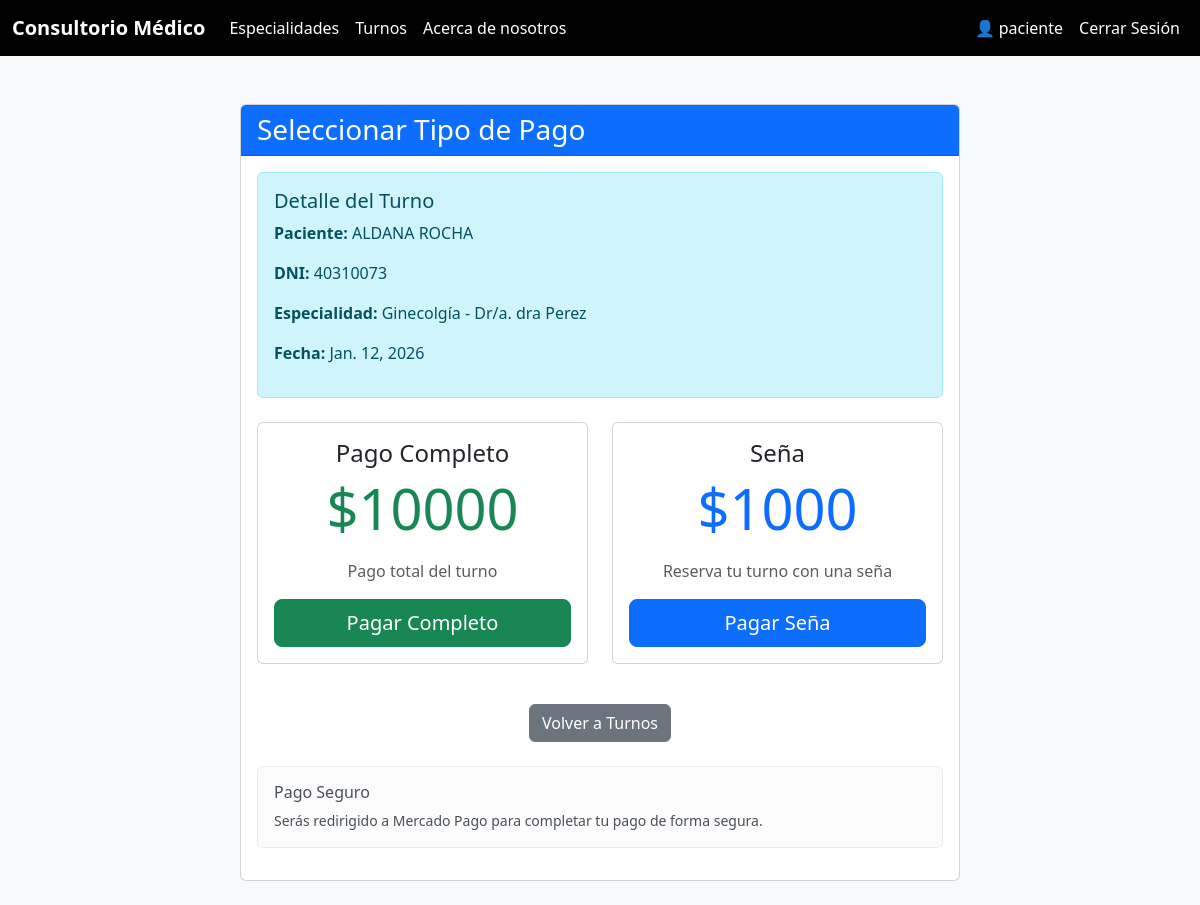
/turno/pago/25/ (signed in), run on the app's committed database.
### Turnos/models.py (models this page shows, shortened)
class Turno(models.Model):
    ESTADO_PAGO_CHOICES = [
        ('pendiente', 'Pendiente'),
        ('aprobado', 'Aprobado'),
        ('rechazado', 'Rechazado'),
        ('cancelado', 'Cancelado'),
    ]
    TIPO_PAGO_CHOICES = [
        ('completo', 'Pago Completo'),
        ('senia', 'Seña'),
    ]
    fecha = models.DateField(verbose_name="Fecha del turno")
    dni = models.IntegerField(verbose_name="DNI")
    obrasocial = models.CharField(max_length=100, null=True, blank=True, verbose_name="Obra Social")
    paciente = models.CharField(max_length=200, verbose_name="Paciente")
    email = models.EmailField(null=True, blank=True, verbose_name="Email")
    especialidad = models.ForeignKey(Especialidad, on_delete=models.CASCADE, related_name='turnos')
    usuario = models.ForeignKey(User, on_delete=models.SET_NULL, null=True, blank=True, related_name='turnos')
    pago_total = models.BooleanField(default=False, verbose_name="Pago Total")
    pago_senia = models.BooleanField(default=False, verbose_name="Pago Seña")
    tipo_pago = models.CharField(max_length=20, choices=TIPO_PAGO_CHOICES, blank=True, null=True, verbose_name="Tipo de Pago")  # ← AGREGAR ESTA LÍNEA
    monto_pagado = models.DecimalField(max_digits=10, decimal_places=2, null=True, blank=True, verbose_name="Monto Pagado")
    estado_pago = models.CharField(max_length=20, choices=ESTADO_PAGO_CHOICES, default='pendiente', verbose_name="Estado del Pago")
    preference_id = models.CharField(max_length=100, blank=True, null=True)
    payment_id = models.CharField(max_length=100, blank=True, null=True)
    fecha_creacion = models.DateTimeField(auto_now_add=True)
    fecha_actualizacion = models.DateTimeField(auto_now=True)
    activo = models.BooleanField(default=True, verbose_name="Activo")
    class Meta:
        verbose_name = 'Turno'
        verbose_name_plural = 'Turnos'
        ordering = ['-fecha', '-fecha_creacion']  # Más recientes primero
        permissions = [
            ("puede_ver_todos_turnos", "Puede ver todos los turnos"),
            ("puede_gestionar_turnos", "Puede gestionar turnos"),
        ]

### Especialidad/models.py (models this page shows)
class Especialidad(models.Model):
    tipo = models.CharField(max_length=100, verbose_name="Tipo de Especialidad")
    doctor = models.CharField(max_length=150, verbose_name="Doctor")
    activo = models.BooleanField(default=True, verbose_name="Activo")  # Para desactivar sin eliminar
    class Meta:
        verbose_name = "Especialidad"
        verbose_name_plural = "Especialidades"
        ordering = ['tipo']  # Ordenar alfabéticamente
        permissions = [
            ("puede_gestionar_especialidades", "Puede gestionar especialidades"),
        ]
    def __str__(self):
        return f'{self.tipo} - Dr/a. {self.doctor}'

### Turnos/views.py (the view, shortened to what this page needs)
# urls.py: path('pago/<int:turno_id>/', SeleccionarPagoView.as_view(), name='seleccionar_pago'),
class SeleccionarPagoView(LoginRequiredMixin, View):
    def get(self, request, turno_id):
        turno = get_object_or_404(Turno, id=turno_id)
        if not (request.user.is_superuser or request.user.is_staff):
            if turno.usuario != request.user and turno.email != request.user.email:
                messages.error(request, 'No tienes permiso para ver este turno.')
                return redirect('lista_turnos')
        from django.conf import settings
        context = {
            'turno': turno,
            'monto_completo': getattr(settings, 'MONTO_TURNO_COMPLETO', 5000),
            'monto_senia': getattr(settings, 'MONTO_SENIA', 1500)
        }
        return render(request, 'seleccionar_pago.html', context)

### Turnos/templates/seleccionar_pago.html (shortened to what this page needs)
{% extends 'base.html' %}
{% block content %}
<div class="container mt-5">
    <div class="row justify-content-center">
        <div class="col-md-8">
            <div class="card">
                <div class="card-header bg-primary text-white">
                    <h3 class="mb-0">Seleccionar Tipo de Pago</h3>
                </div>
                <div class="card-body">
                    <div class="alert alert-info">
                        <h5>Detalle del Turno</h5>
                        <p><strong>Paciente:</strong> {{ turno.paciente }}</p>
                        <p><strong>DNI:</strong> {{ turno.dni }}</p>
                        <p><strong>Especialidad:</strong> {{ turno.especialidad }}</p>
                        <p><strong>Fecha:</strong> {{ turno.fecha }}</p>
                    </div>
                    <form method="post">
                        <div class="row mt-4">
                            <div class="col-md-6 mb-3">
                                <div class="card h-100">
                                    <div class="card-body text-center">
                                        <h4 class="card-title">Pago Completo</h4>
                                        <p class="display-4 text-success">${{ monto_completo }}</p>
                                        <p class="text-muted">Pago total del turno</p>
                                        <button type="submit" name="tipo_pago" value="completo"
                                                class="btn btn-success btn-lg w-100">
                                             Pagar Completo
                                        </button>
                                    </div>
                                </div>
                            </div>
                            <div class="col-md-6 mb-3">
                                <div class="card h-100">
                                    <div class="card-body text-center">
                                        <h4 class="card-title">Seña</h4>
                                        <p class="display-4 text-primary">${{ monto_senia }}</p>
                                        <p class="text-muted">Reserva tu turno con una seña</p>
                                        <button type="submit" name="tipo_pago" value="senia"
                                                class="btn btn-primary btn-lg w-100">
                                             Pagar Seña
                                        </button>
                                    </div>
                                </div>
                            </div>
                        </div>
                    </form>
                    <div class="mt-4 text-center">
                        <a href="{% url 'lista_turnos' %}" class="btn btn-secondary">
                             Volver a Turnos
                        </a>
                    </div>
                    <div class="mt-4">
                        <div class="alert alert-light">
                            <h6> Pago Seguro</h6>
                            <p class="mb-0 small">Serás redirigido a Mercado Pago para completar tu pago de forma segura.</p>
                        </div>
                    </div>
                </div>
            </div>
        </div>
    </div>
</div>
{% endblock %}

### templates/base.html (shortened to what this page needs)
{% load static %}
<!DOCTYPE html>
<html lang="es">
<head>
    <link href="https://cdn.jsdelivr.net/npm/bootstrap@5.3.8/dist/css/bootstrap.min.css" rel="stylesheet">
</head>
<body class="bg-light">
<nav class="navbar navbar-expand-lg" style="background-color: #000;">
    <div class="container-fluid">
        <a class="navbar-brand text-white fw-bold" href="/">Consultorio Médico</a>
        <div class="collapse navbar-collapse" id="navbarNav">
            <ul class="navbar-nav">
                <li class="nav-item">
                    <a class="nav-link text-white {% if request.path == '/esp/' %}fw-bold{% endif %}"
                       href="/esp">Especialidades</a>
                </li>
                <li class="nav-item">
                    <a class="nav-link text-white {% if request.path == '/turno/' %}fw-bold{% endif %}"
                       href="/turno">Turnos</a>
                </li>
                <li class="nav-item">
                    <a class="nav-link text-white" href="/aboutus">Acerca de nosotros</a>
                </li>
            </ul>
            <ul class="navbar-nav ms-auto">
                {% if user.is_authenticated %}
                    <li class="nav-item">
                        <span class="nav-link text-white">
                            👤 {{ user.username }}
                        </span>
                    </li>
                    <li class="nav-item">
                        <a class="nav-link text-white" href="{% url 'logout' %}">Cerrar Sesión</a>
                    </li>
                {% endif %}
            </ul>
        </div>
    </div>
</nav>
<div class="container my-4">
    {% block content %}{% endblock %}
</div>
</body>
</html>

### data on the page
Turno: paciente "ALDANA ROCHA", dni "40310073", especialidad "Ginecolgía - Dr/a. dra Perez", fecha "Jan. 12, 2026"

### other printed values
{{ user.username }} "paciente"
{{ monto_completo }} "10000"
{{ monto_senia }} "1000"
